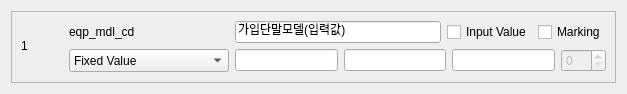
<?xml version="1.0" encoding="UTF-8"?>
<ui version="4.0">
 <class>widget</class>
 <widget class="QWidget" name="widget">
  <property name="geometry">
   <rect>
    <x>0</x>
    <y>0</y>
    <width>627</width>
    <height>94</height>
   </rect>
  </property>
  <property name="windowTitle">
   <string>Form</string>
  </property>
  <layout class="QGridLayout" name="gridLayout_9">
   <item row="0" column="0">
    <widget class="QFrame" name="column_frame">
     <property name="frameShape">
      <enum>QFrame::StyledPanel</enum>
     </property>
     <property name="frameShadow">
      <enum>QFrame::Raised</enum>
     </property>
     <layout class="QGridLayout" name="gridLayout_8">
      <item row="0" column="0">
       <layout class="QGridLayout" name="gridLayout_4">
        <item row="0" column="0">
         <widget class="QLabel" name="lbl_seq">
          <property name="sizePolicy">
           <sizepolicy hsizetype="Fixed" vsizetype="Fixed">
            <horstretch>0</horstretch>
            <verstretch>0</verstretch>
           </sizepolicy>
          </property>
          <property name="minimumSize">
           <size>
            <width>24</width>
            <height>24</height>
           </size>
          </property>
          <property name="text">
           <string>1</string>
          </property>
         </widget>
        </item>
        <item row="0" column="1">
         <widget class="QLabel" name="lbl_warning">
          <property name="minimumSize">
           <size>
            <width>12</width>
            <height>12</height>
           </size>
          </property>
          <property name="maximumSize">
           <size>
            <width>16</width>
            <height>16</height>
           </size>
          </property>
          <property name="text">
           <string/>
          </property>
          <property name="scaledContents">
           <bool>true</bool>
          </property>
         </widget>
        </item>
        <item row="0" column="2">
         <layout class="QGridLayout" name="gridLayout_5">
          <item row="1" column="0">
           <widget class="QComboBox" name="cb_refMthod">
            <property name="sizePolicy">
             <sizepolicy hsizetype="Preferred" vsizetype="Preferred">
              <horstretch>0</horstretch>
              <verstretch>0</verstretch>
             </sizepolicy>
            </property>
            <property name="minimumSize">
             <size>
              <width>160</width>
              <height>0</height>
             </size>
            </property>
            <property name="maximumSize">
             <size>
              <width>400</width>
              <height>16777215</height>
             </size>
            </property>
            <property name="focusPolicy">
             <enum>Qt::StrongFocus</enum>
            </property>
            <property name="toolTip">
             <string>Reference Method</string>
            </property>
            <item>
             <property name="text">
              <string>Fixed Value</string>
             </property>
             <property name="icon">
              <iconset>
               <normaloff>:/simulation/nail.png</normaloff>:/simulation/nail.png</iconset>
             </property>
            </item>
            <item>
             <property name="text">
              <string>DataList</string>
             </property>
             <property name="icon">
              <iconset>
               <normaloff>:/simulation/link.png</normaloff>:/simulation/link.png</iconset>
             </property>
            </item>
            <item>
             <property name="text">
              <string>SQL</string>
             </property>
             <property name="icon">
              <iconset>
               <normaloff>:/simulation/sql.png</normaloff>:/simulation/sql.png</iconset>
             </property>
            </item>
            <item>
             <property name="text">
              <string>Excel</string>
             </property>
             <property name="icon">
              <iconset>
               <normaloff>:/simulation/excel.png</normaloff>:/simulation/excel.png</iconset>
             </property>
            </item>
            <item>
             <property name="text">
              <string>Row Level</string>
             </property>
             <property name="icon">
              <iconset>
               <normaloff>:/simulation/row_level.png</normaloff>:/simulation/row_level.png</iconset>
             </property>
            </item>
            <item>
             <property name="text">
              <string>Today</string>
             </property>
             <property name="icon">
              <iconset>
               <normaloff>:/simulation/today.png</normaloff>:/simulation/today.png</iconset>
             </property>
            </item>
           </widget>
          </item>
          <item row="1" column="1">
           <layout class="QGridLayout" name="gridLayout_6">
            <item row="0" column="1">
             <widget class="QLineEdit" name="edt_dataList">
              <property name="readOnly">
               <bool>true</bool>
              </property>
             </widget>
            </item>
            <item row="0" column="2">
             <widget class="QLineEdit" name="edt_column">
              <property name="readOnly">
               <bool>true</bool>
              </property>
             </widget>
            </item>
            <item row="0" column="0">
             <widget class="QLineEdit" name="edt_target">
              <property name="readOnly">
               <bool>true</bool>
              </property>
             </widget>
            </item>
            <item row="0" column="3">
             <widget class="QSpinBox" name="sb_row">
              <property name="enabled">
               <bool>false</bool>
              </property>
              <property name="maximumSize">
               <size>
                <width>45</width>
                <height>16777215</height>
               </size>
              </property>
              <property name="maximum">
               <number>500</number>
              </property>
             </widget>
            </item>
           </layout>
          </item>
          <item row="0" column="0">
           <widget class="QLabel" name="lbl_columnId">
            <property name="minimumSize">
             <size>
              <width>160</width>
              <height>0</height>
             </size>
            </property>
            <property name="maximumSize">
             <size>
              <width>150</width>
              <height>16777215</height>
             </size>
            </property>
            <property name="toolTip">
             <string>Field Id</string>
            </property>
            <property name="text">
             <string>eqp_mdl_cd</string>
            </property>
           </widget>
          </item>
          <item row="0" column="1">
           <layout class="QGridLayout" name="gridLayout_7">
            <item row="0" column="2">
             <widget class="QCheckBox" name="chk_marking">
              <property name="text">
               <string>Marking</string>
              </property>
             </widget>
            </item>
            <item row="0" column="0">
             <widget class="QLineEdit" name="edt_description">
              <property name="text">
               <string>가입단말모델(입력값)</string>
              </property>
              <property name="readOnly">
               <bool>false</bool>
              </property>
             </widget>
            </item>
            <item row="0" column="1">
             <widget class="QCheckBox" name="chk_isInputValue">
              <property name="toolTip">
               <string>입력값</string>
              </property>
              <property name="text">
               <string>Input Value</string>
              </property>
             </widget>
            </item>
           </layout>
          </item>
         </layout>
        </item>
       </layout>
      </item>
     </layout>
    </widget>
   </item>
  </layout>
 </widget>
 <resources>
  <include location="icon/res.qrc"/>
 </resources>
 <connections/>
</ui>
